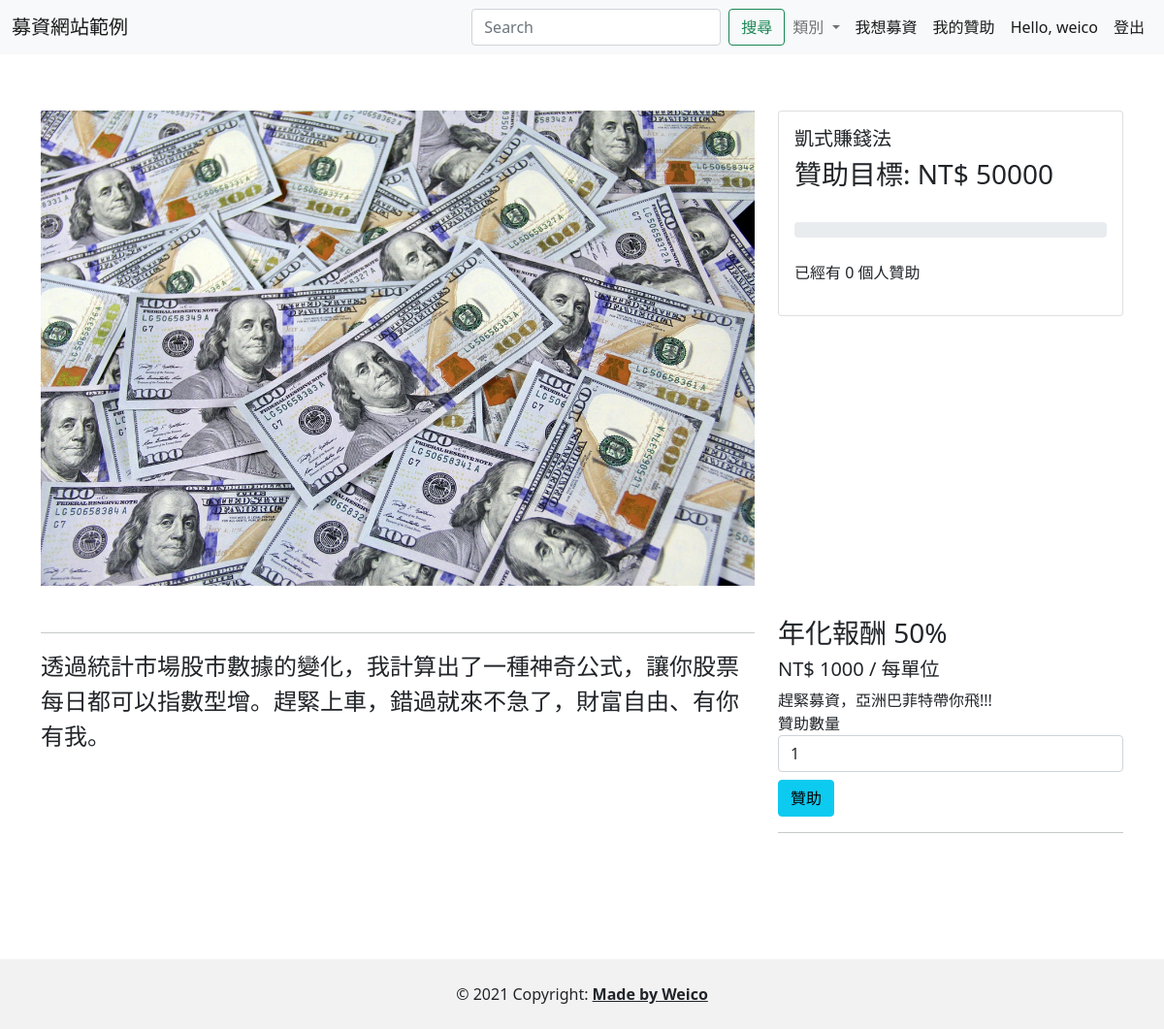
The app's page /project/2/ (signed in) with its own data.
### project/models.py (models this page shows, shortened)
class Project(models.Model):
    STATUS = (
        ('draft', '尚未設定贊助方案'),
        ('published', '募資上架')
    )
    projectowner = models.ForeignKey(ProjectOwner,
                                     on_delete=models.CASCADE,
                                     related_name='projects')
    category = models.ForeignKey(Category,
                                 on_delete=models.CASCADE,
                                 related_name='projects')
    title = models.CharField(max_length=50)
    description = models.TextField(blank=True)
    status = models.CharField(max_length=10,
                              choices=STATUS,
                              default='draft' )
    goal = models.IntegerField(validators=[MinValueValidator(1, '目標金額必須大於 0 ')],
                               default=0)
    image = models.ImageField(blank= True, default='default_medium.jpg')
    total_donate = models.IntegerField(default=0)
    count_donate = models.IntegerField(default=0)
    class Meta:
        ordering = ('title', )
        verbose_name = 'project'
        verbose_name_plural = 'projects'

class ProjectSupport(models.Model):
    project = models.OneToOneField(Project,
                                   on_delete=models.CASCADE,
                                   related_name='projectsupport')
    name = models.CharField(max_length=50)
    description = models.TextField(blank=True)
    price = models.IntegerField(validators=[MinValueValidator(1, '贊助價格必須大於 0')],
                                default=0)
    class Meta:
      verbose_name = 'projectsupport'
      verbose_name_plural = 'projectsupports'

### project/views.py (the view)
# urls.py: path('<int:id>/', views.project_detail, name='project_detail'),
@login_required(redirect_field_name=None)
def project_detail(request, id):
    project = Project.objects.get(id=id)
    projectsupport = project.projectsupport
    context = {'project': project, 'projectsupport': projectsupport}
    return render(request, 'project/project_detail.html', context)

### project/context_processors.py (called while the page is built)
def category(request):
  categories = Category.objects.all()
  return {'categories': categories}

### project/templatetags/percent_tags.py (called while the page is built)
@register.simple_tag()
def percent_goal(project):
    percent = project.total_donate/project.goal * 100
    return math.floor(percent)

### project/templates/project/project_detail.html (shortened to what this page needs)
{% extends "base.html" %}
{% load percent_tags %}
{% block content %}
<div id="project_show" style="margin: 58px auto;">
  <div class="container">
    <div class="row">
      <div class="col-12 col-md-8">
        <img src="{{ project.image.url }}" class="img-fluid">
      </div>
      <div class="col-12 col-md-4">
        <div class="card" style="width: 100%;">
          <div class="card-body">
            <h5 class="card-title">
              {{ project.title }}
            </h5>
            <div class="card-text">
              <h3>贊助目標: NT$ {{ project.goal }}</h3>
              <br/>
              <div class="progress">
              </div>
              <br />
              <p>已經有 {{ project.count_donate }} 個人贊助</p>
            </div>
          </div>
        </div>
      </div>
    </div>
  </div>
  <div style="margin: 32px auto;">
    <div class="container">
      <div class="row">
        <div class="col-12 col-md-8">
         <div class="project-description">
          <hr/>
          <p class="card-text" style="font-size:24px; line-height=2">{{ project.description }}</p>
         </div>
        </div>
        <div class="col-12 col-md-4">
            <section>
              <form action="{% url 'order' %}" method="POST">
                <h3>{{ projectsupport.name }}</h3>
                <h5>NT$ {{ projectsupport.price }} / 每單位</h5>
                <div>
                  {{ projectsupport.description }}
                </div>
                <div class="form-group">
                  <label for="quantity">贊助數量</label>
                  <input type="number" class="form-control" id="quantity" name="quantity" placeholder="1 ~ 10" max="10" min="1" value="1">
                </div>
                <div class="clearfix mt-2">
                  <input class="btn btn-info float-right" type="submit" value="贊助">
                </div>
              </form>
              <hr>
            </section>
        </div>
      </div>
    </div>
  </div>
</div>
{% endblock content %}

### templates/layout/nav.html (shortened to what this page needs)
<nav class="navbar navbar-expand-lg navbar-light bg-light">
  <div class="container-fluid">
    <a class="navbar-brand" href="{% url 'index' %}">募資網站範例</a>
    <div class="collapse navbar-collapse justify-content-end" id="navbarText">
      <form class="d-flex" action="{% url 'search' %}" method="get">
        <input class="form-control me-2" type="text" placeholder="Search" name="search" aria-label="Search">
        <input class="btn btn-outline-success text-nowrap" type="submit" value="搜尋">
      </form>
      <ul class="navbar-nav mb-2 mb-lg-0">
        <li class="nav-item dropdown">
          <a class="nav-link dropdown-toggle" href="#" id="navbarDropdown" role="button" data-bs-toggle="dropdown" aria-expanded="false">
            類別
          </a>
        </li>
        <li class="nav-item">
          <a class="nav-link active" aria-current="page" href="{% url 'show_project'%}">我想募資</a>
        </li>
        <li class="nav-item">
          <a class="nav-link active" aria-current="page" href="{% url 'payment_list'%}">我的贊助</a>
        </li>
        {% if user.is_authenticated %}
        <li class="nav-item">
          <span class="nav-link active" aria-current="page" cursor: pointer>
            Hello, {{ user.username }}
          </span>
        </li>
        <li class="nav-item">
          <a class="nav-link active" aria-current="page" href="{% url 'member_logout' %}">登出</a>
        </li>
        {% else %}
        <li class="nav-item">
          <a class="nav-link active" aria-current="page" href="{% url 'member_login' %}">登入</a>
        </li>
        {% endif %}
      </ul>
    </div>
  </div>
</nav>

### records on screen
Project: image (picture), title "凱式賺錢法", goal "50000", count_donate "0", description "透過統計市場股市數據的變化，我計算出了一種神奇公式，讓你股票每日都可以指數型增。趕緊上車，錯過就來不急了，財富自由、有你有我。"
ProjectSupport: name "年化報酬 50%", price "1000", description "趕緊募資，亞洲巴菲特帶你飛!!!"

### other values on screen
{{ user.username }} "weico"
